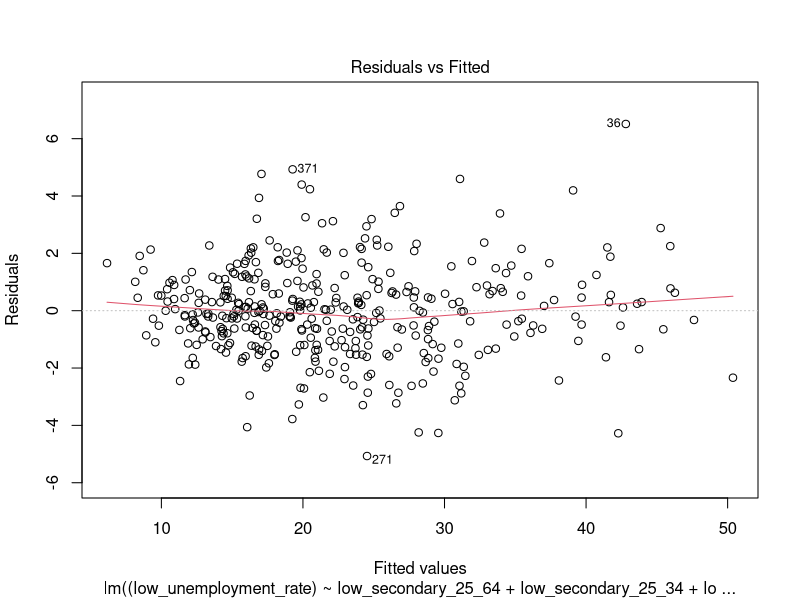
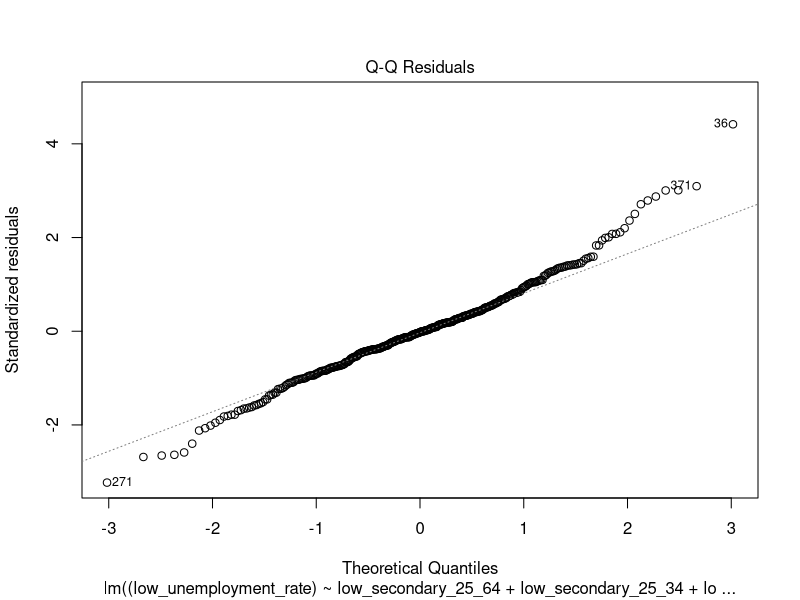
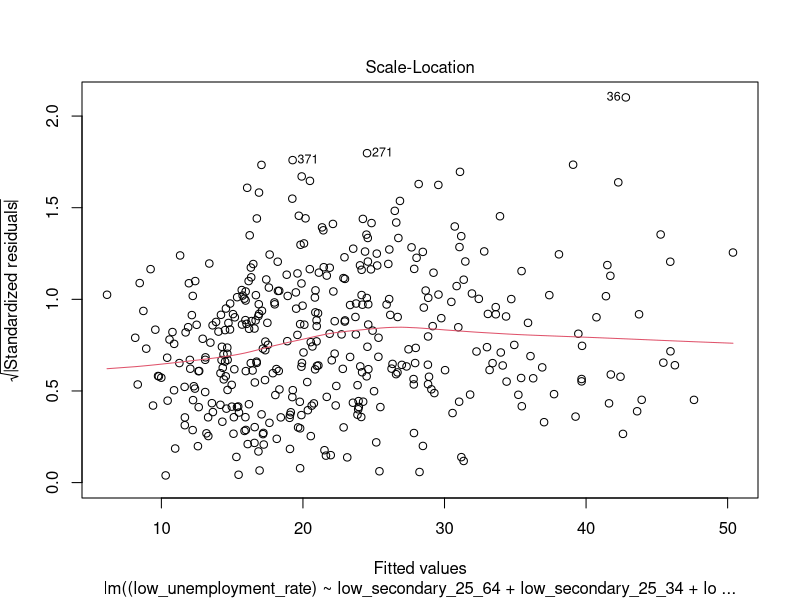
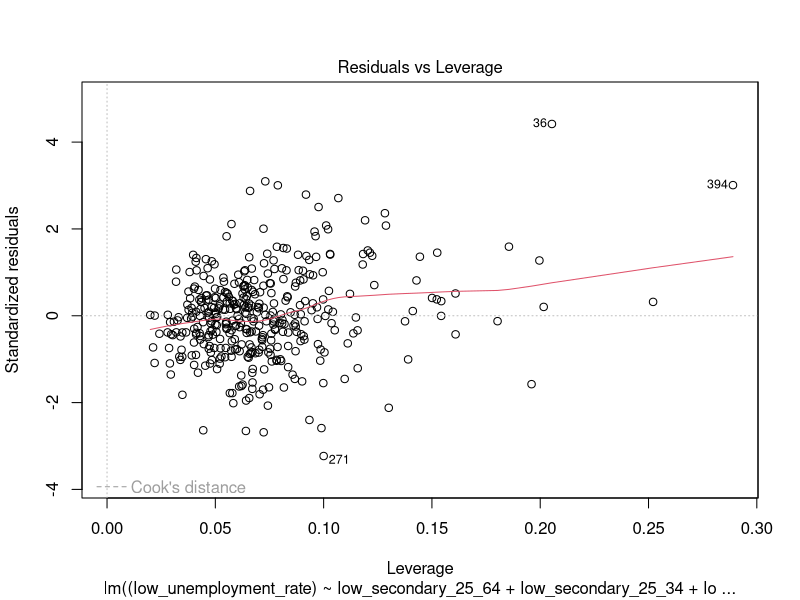
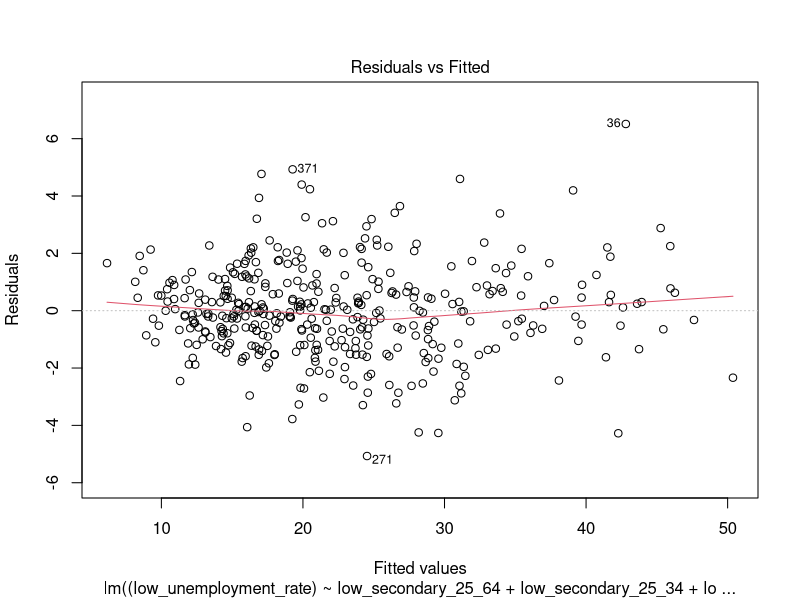

Write the R code that produced these figures, in order. (Note: this script raises an error after producing the figures.)
#Set the same seed
set.seed(123)

library(tidyverse)
library(dplyr)
library(MASS)
library(car)

data1 <- read.csv("./dataset1.csv")
data2 <- read.csv("./dataset2.csv")
summary(data1)
summary(data2)
#names of columns
names(data1)
names(data2)

#Mixing both datasets
mixedDf <- inner_join(data1, data2, by = c("CCAA", "Sex", "Year"))

#Remove NAs values
mixedDf <- na.omit(mixedDf)
summary(mixedDf)
dim(mixedDf)

#Rename variables
mixedDf <- mixedDf %>%
  rename(
    autonomous_community = CCAA,
    sex = Sex,
    year = Year,
    
    low_unemployment_rate = Lower_Unemployment_Rate,
    mid_unemployment_rate = Middle_Unemployment_Rate,
    high_unemployment_rate = Upper_Unemployment_Rate,
    
    low_secondary_25_64 = Inf_Secundaria_25_64,
    low_secondary_25_34 = Inf_Secundaria_25_34,
    low_secondary_55_64 = Inf_Secundaria_55_64,
    
    upper_secondary_25_64 = Segunda_Etapa_25_64,
    upper_secondary_25_34 = Segunda_Etapa_25_34,
    upper_secondary_55_64 = Segunda_Etapa_55_64,
    
    higher_education_25_64 = Superior_25_64,
    higher_education_25_34 = Superior_25_34,
    higher_education_55_64 = Superior_55_64,
    
    age12_suitability = Age12_Suitability,
    age15_suitability = Age15_Suitability,
    
    low_employment_25_64 = Lower_Emp_Rate_25_64,
    low_employment_25_34 = Lower_Emp_Rate_25_34,
    mid_employment_25_64 = Middle_Emp_Rate_25_64,
    mid_employment_25_34 = Middle_Emp_Rate_25_34,
    high_employment_25_64 = Upper_Emp_Rate_25_64,
    high_employment_25_34 = Upper_Emp_Rate_25_34,
    
    low_activity_25_64 = Lower_Activity_Rate_25_64,
    low_activity_25_34 = Lower_Activity_Rate_25_34,
    mid_activity_25_64 = Middle_Activity_Rate_25_64,
    mid_activity_25_34 = Middle_Activity_Rate_25_34,
    high_activity_25_64 = Upper_Activity_Rate_25_64,
    high_activity_25_34 = Upper_Activity_Rate_25_34
  )

# full_model using F1
full_model <- lm((low_unemployment_rate) ~ low_secondary_25_64 + low_secondary_25_34 + 
             low_secondary_55_64 + upper_secondary_25_64 + upper_secondary_25_34 + 
             upper_secondary_55_64 + higher_education_25_64 + higher_education_25_34 + higher_education_55_64 +
             age12_suitability + age15_suitability + mid_unemployment_rate + 
             high_unemployment_rate + low_employment_25_64 + low_employment_25_34 +
             mid_employment_25_64 + mid_employment_25_34 + high_employment_25_64 + 
             high_employment_25_34 + low_activity_25_64 + low_activity_25_34 +
             mid_activity_25_64 + mid_activity_25_34 + 
             high_activity_25_64 + high_activity_25_34 + sex + year, data = mixedDf)

#Plotting full_model
plot(full_model)

# Summary 
summary(full_model)

#Firstly we will detect and eliminate the noise
######Checking for outliers######
plot(full_model,1)

#Now we will compute the outlier_indicesby using the formula of studentized residuals
#This formula marks as outlier_indices the values that have, We divide the error of 
#each prediction by its estimated standard deviation calculated without that 
#observation, adjusted for its level of influence, and if that formula surpasses the 
#cooks_threshold of 3, it is marked as an outlier
studentized_residuals<- rstudent(full_model)
studentized_outlier_indices<- which(abs(res_stud) > 3)
print(outliers)

######Leverage points######
plot(full_model,5)
sort(cooks.distance(full_model))
#We can see that firstly the observations 36, 371 could be outlier_indicesin the 
#Residuals vs Fitted plot (line 43). 
#Moreover, looking a the the Residuals vs Leverage plot (line 50), 
#the values 36 and 394 could also be leverage points
#Additionaly, in lines 48 and 49 we computed the outlier_indiceswith the formula, with this
#we can see that the observations 268, 271, 368, 370, 373 and 391 are also outliers.
#We proceed with the elimination

influential_row_names<- c("36", "268", "271", "368", "370", "371", "373", "391", "394")

#Filter the original dataset finding the four values
mixedDfSubset <- mixedDf[!(rownames(mixedDf) %in% noise_names), ]

summary(mixedDfSubset)

#Now that the outlier_indicesand leverage points have been erased, we will create again our model

full_model_cleaned <- lm((low_unemployment_rate) ~ low_secondary_25_64 + low_secondary_25_34 + 
                  low_secondary_55_64 + upper_secondary_25_64 + upper_secondary_25_34 + 
                  upper_secondary_55_64 + higher_education_25_64 + higher_education_25_34 + higher_education_55_64 +
                  age12_suitability + age15_suitability + mid_unemployment_rate + 
                  high_unemployment_rate + low_employment_25_64 + low_employment_25_34 +
                  mid_employment_25_64 + mid_employment_25_34 + high_employment_25_64 + 
                  high_employment_25_34 + low_activity_25_64 + low_activity_25_34 +
                  mid_activity_25_64 + mid_activity_25_34 + 
                  high_activity_25_64 + high_activity_25_34 + sex + year, data = mixedDfSubset)
summary(full_model_cleaned)

#####Backward elimination#####

#For the first part of backward elimination, we will use the step() function in order to take
#the variables that could be relevant.
#This function does the backward elimination process by iteratively removing predictors
#in the model in order to optimise the AIC.
step_model <- step(full_model_cleaned, direction = "backward")
summary(step_model)
# Compare models using AIC and BIC - lowest is better
AIC(full_model_cleaned, step_model)
BIC(full_model_cleaned, step_model)
#Both the AIC and BIC went down, meaning that the reduced model is better

#We will plot now the Residuals vs Fitted plot
plot(step_model, 1)
#Kind of a linear trend
#Now we will check the distribution of the residuals
shapiro.test(residuals(step_model))
#Slightly below the standard significance level of 0.05 (0.04576), 
#meaning that the residuals do not follow a normal distribution.
#However, it is very close to the threshold, so we will assume the
#normality assumption as "nearly satisfied"

#Now we will go on with the backward elimination, this time manually to reduce the amount of 
#variables, as we have some that might not be useful. We will determine a significance level
#of: alpha = 0.05

#Firstly, we will take out the variable low_secondary_25_34 with p-value of 0.09949
step_model2 <- lm((low_unemployment_rate) ~ low_secondary_25_64 + low_secondary_55_64 + 
                   upper_secondary_25_34 + higher_education_25_34 + age12_suitability + age15_suitability +
                   mid_unemployment_rate + high_unemployment_rate + low_employment_25_64 + 
                   low_employment_25_34 + mid_employment_25_64 + high_employment_25_64 + high_employment_25_34 +
                   low_activity_25_64 + low_activity_25_34 + mid_activity_25_64 +
                   high_activity_25_64 + high_activity_25_34 + year, data = mixedDfSubset)
summary(step_model2)
plot(step_model2,1)
plot(step_model2,5)

# Compare models again by using AIC and BIC
AIC(step_model, step_model2)
BIC(step_model, step_model2)
#Although the AIC slightly increased (~ 1 unit more), the BIC also slightly decreased (by ~ 3 units)
#For our purpose, we will choose the model with less variables

#Delete higher_education_25_34 with p-value of 0.14719    
step_model3 <- lm((low_unemployment_rate) ~ low_secondary_25_64 + low_secondary_55_64 + 
                      upper_secondary_25_34 + age12_suitability + age15_suitability + mid_unemployment_rate + 
                      high_unemployment_rate + low_employment_25_64 + low_employment_25_34 + 
                      mid_employment_25_64 + high_employment_25_64 + high_employment_25_34 +
                      low_activity_25_64 + low_activity_25_34 + mid_activity_25_64 +
                      high_activity_25_64 + high_activity_25_34 + year, data = mixedDfSubset)

summary(step_model3)
#AIC and BIC tests
AIC(step_model2, step_model3)
BIC(step_model2, step_model3)
#Now, no significant changes have occurred on the AIC, however, the BIC has decreased, meaning that
#the step_model3 could be better, we will use this one.

#Delete low_secondary_25_64 with p-value of 0.072997
step_model4 <- lm((low_unemployment_rate) ~ low_secondary_55_64 + upper_secondary_25_34 + 
                      age12_suitability + age15_suitability + mid_unemployment_rate + 
                      high_unemployment_rate + low_employment_25_64 + low_employment_25_34 + 
                      mid_employment_25_64 + high_employment_25_64 + high_employment_25_34 +
                      low_activity_25_64 + low_activity_25_34 + mid_activity_25_64 +
                      high_activity_25_64 + high_activity_25_34 + year, data = mixedDfSubset)

summary(step_model4)
#AIC and BIC tests
AIC(step_model3, step_model4)
BIC(step_model3, step_model4)
#Finally, when deleting the low_secondary_25_64 predictor, both AIC and BIC increases drastically,
#meaning that the reduced model isn't the most appropiate one. Then, we will take the step_model3
#as our final model.

#Checking Collinearity
vif(step_model3)

#The are lots of related variables that we will have to remove
collinearity_reduced_model_1<- lm(
  low_unemployment_rate ~ low_secondary_55_64 + upper_secondary_25_34 + 
    age12_suitability + age15_suitability + mid_unemployment_rate + 
    high_unemployment_rate + sex + year, data = mixedDfSubset
)

summary(model_no_collinearity)
#Now we can see that the low_secondary_55_64 predictor has a high p-value, we will see if we
#have to delete it
collinearity_reduced_model_2<- lm(
  low_unemployment_rate ~ 
    upper_secondary_25_34 + age12_suitability + age15_suitability + mid_unemployment_rate + 
    high_unemployment_rate + sex + year, data = mixedDfSubset
)
summary(model_no_collinearity2)
AIC(model_no_collinearity, model_no_collinearity2)
BIC(model_no_collinearity, model_no_collinearity2)
#Both AIC and BIC reduces, meaning that the second model is more appropiate than the other

#Now we will also delete the variable age12_suitability as it has a p-value of 0.06713
collinearity_reduced_model_3 <- lm(
  low_unemployment_rate ~ 
    upper_secondary_25_34 + age15_suitability + mid_unemployment_rate + 
    high_unemployment_rate + sex + year, data = mixedDfSubset
)
summary(collinearity_reduced_model_3)
AIC(model_no_collinearity2, collinearity_reduced_model_3)
BIC(model_no_collinearity2, collinearity_reduced_model_3)
#AIC increased ~ 1 unit and BIC decreased ~ 2 units, therefore, we will consider the model with
#less variables
final_model<- collinearity_reduced_model_3

#check the collinearity again (It's correct now)
vif(finalModel)

#confidence intervals
confint(finalModel)

###### INFERENCE: F-TEST ######
# H0: beta_1 = beta_2 = ... = beta_6 = 0
# H1: At least one beta_i != 0

#1. Obtain summary statistics
final_model_summary<- summary(finalModel)
n <- nrow(mixedDfSubset)
p <- length(coef(finalModel)) - 1

# 2. Calculate the F-statistic
TSS <- sum((mixedDfSubset$low_unemployment_rate - mean(mixedDfSubset$low_unemployment_rate))^2)
RSS <- deviance(finalModel)
df_num <- p
df_den <- n - (p + 1)

Fstat <- ((TSS - RSS)/df_num)/(RSS/df_den)

#3. Critical value F alpha (alpha = 0.05)
F_alpha <- qf(0.05, df_num, df_den, lower.tail = FALSE)

#4. Final decision
reject_H0_F <- Fstat > F_alpha
p_val_F <- pf(Fstat, df_num, df_den, lower.tail = FALSE)

cat("F-statistic:", Fstat, "\nF-critical:", F_alpha, "\nReject H0:", 
    reject_H0_F, "\nP-value:", p_val_F)
#The fact that the null hypothesis is rejected means that our model with 6 variables
#is better than the model given by the average


###### INFERENCE: T-TESTS ######
#We extract the summary of our final model
final_model_coeff_summary= summary(finalModel)

#The coefficients table includes Estimates, Std. Errors, t-values, and p-values
mods$coefficients
#Hypothesis test for a specific parameter (year)
#H0: beta_year = 0 (year has no effect on Unemployment)
#H1: beta_year != 0 (year is a significant predictor)

#Extracting the t-statistic and p-value from the summary
#["year", 3] is the t-value, ["year", 4] is the Pr(>|t|)
#We look for the row "year"
beta_year_test <- mods$coefficients["year", 3]
p_value_year <- mods$coefficients["year", 4]

#Print the test statistic and p-value from R's calculation
beta_year_test
p_value_year

#Let's compute it manually for the "year" variable:
#t = Estimate / Std. Error
t_year <- mods$coefficients["year", "Estimate"] / mods$coefficients["year", "Std. Error"]
t_year

#What is the critical value setting a significance level of 0.05?
#Degrees of freedom: n - (p + 1) -> finalModel$df.residual
alpha_level <- 0.05
t_crit_upp <- qt(alpha_level/2, finalModel$df.residual, lower.tail = FALSE) 
t_crit_upp

#We can see that the distribution is symetric
#We don't really need t_crit_low because we use absolute values for a two-tailed test.
t_crit_low <- qt(alpha_level/2, finalModel$df.residual)
t_crit_low

#Compare values: We reject H0 if |t| > t_crit_upp
abs(t_year) > t_crit_upp
#We reject H0, meaning that the year is a significant predictor in our model


#Hypothesis test for upper_secondary_25_34 parameter
#H0: beta_upper_secondary_25_34 = 0 (upper_secondary_25_34 has no effect on Unemployment)
#H1: beta_upper_secondary_25_34 != 0 (upper_secondary_25_34 is a significant predictor)

#Extracting the t-statistic and p-value from the summary
#["upper_secondary_25_34", 3] is the t-value, ["upper_secondary_25_34", 4] is the Pr(>|t|)
#We look for the row "upper_secondary_25_34"
beta_segunda_25_34_test <- mods$coefficients["upper_secondary_25_34", 3]
p_value_segunda_25_34 <- mods$coefficients["upper_secondary_25_34", 4]

#Print the test statistic and p-value from R's calculation
beta_segunda_25_34_test
p_value_segunda_25_34

#Let's compute it manually for the "upper_secondary_25_34" variable:
#t = Estimate / Std. Error
t_segunda_25_34 <- mods$coefficients["upper_secondary_25_34", "Estimate"] / mods$coefficients["upper_secondary_25_34", "Std. Error"]
t_segunda_25_34

#Compare values: We reject H0 if |t| > t_crit_upp
abs(t_segunda_25_34) > t_crit_upp
#We reject H0, meaning that the upper_secondary_25_34 is a significant predictor in our model


#Hypothesis test for mid_unemployment_rate parameter
#H0: beta_mid_unemployment_rate = 0 (mid_unemployment_rate has no effect on Unemployment)
#H1: beta_mid_unemployment_rate != 0 (mid_unemployment_rate is a significant predictor)

#Extracting the t-statistic and p-value from the summary
#["mid_unemployment_rate", 3] is the t-value, ["mid_unemployment_rate", 4] is the Pr(>|t|)
#We look for the row "mid_unemployment_rate"
beta_mid_unemployment_rate_test <- mods$coefficients["mid_unemployment_rate", 3]
p_value_mid_unemployment_rate <- mods$coefficients["mid_unemployment_rate", 4]

#Print the test statistic and p-value from R's calculation
beta_mid_unemployment_rate_test
p_value_mid_unemployment_rate

#Let's compute it manually for the "mid_unemployment_rate" variable:
#t = Estimate / Std. Error
t_mid_unemployment_rate <- mods$coefficients["mid_unemployment_rate", "Estimate"] / mods$coefficients["mid_unemployment_rate", "Std. Error"]
t_mid_unemployment_rate

#Compare values: We reject H0 if |t| > t_crit_upp
abs(t_mid_unemployment_rate) > t_crit_upp
#We reject H0, meaning that the mid_unemployment_rate is a significant predictor in our model

summary(finalModel)
#Hypothesis test for mid_unemployment_rate parameter
#H0: beta_age15_suitability = 0 (mid_unemployment_rate has no effect on Unemployment)
#H1: beta_age15_suitability != 0 (mid_unemployment_rate is a significant predictor)

#Extracting the t-statistic and p-value from the summary
#["high_unemployment_rate", 3] is the t-value, ["high_unemployment_rate", 4] is the Pr(>|t|)
#We look for the row "high_unemployment_rate"
beta_high_unemployment_rate_test <- mods$coefficients["high_unemployment_rate", 3]
p_value_high_unemployment_rate <- mods$coefficients["high_unemployment_rate", 4]

#Print the test statistic and p-value from R's calculation
beta_high_unemployment_rate_test
p_value_high_unemployment_rate

#Let's compute it manually for the "high_unemployment_rate" variable:
#t = Estimate / Std. Error
t_high_unemployment_rate <- mods$coefficients["high_unemployment_rate", "Estimate"] / mods$coefficients["high_unemployment_rate", "Std. Error"]
t_high_unemployment_rate

#Compare values: We reject H0 if |t| > t_crit_upp
abs(t_high_unemployment_rate) > t_crit_upp
#We reject H0, meaning that the high_unemployment_rate is a significant predictor in our model
summary(finalModel)
#Hypothesis test for age15_suitability parameter
#H0: beta_age15_suitability = 0 (age15_suitability has no effect on Unemployment)
#H1: beta_age15_suitability != 0 (age15_suitability is a significant predictor)

#Extracting the t-statistic and p-value from the summary
#["age15_suitability", 3] is the t-value, ["age15_suitability", 4] is the Pr(>|t|)
#We look for the row "age15_suitability"
beta_age15_suitability_test <- mods$coefficients["age15_suitability", 3]
p_value_age15_suitability <- mods$coefficients["age15_suitability", 4]

#Print the test statistic and p-value from R's calculation
beta_age15_suitability_test
p_value_age15_suitability

#Let's compute it manually for the "age15_suitability" variable:
#t = Estimate / Std. Error
t_age15_suitability <- mods$coefficients["age15_suitability", "Estimate"] / mods$coefficients["age15_suitability", "Std. Error"]
t_age15_suitability

#Compare values: We reject H0 if |t| > t_crit_upp
abs(t_age15_suitability) > t_crit_upp
#We reject H0, meaning that the age15_suitability is a significant predictor in our model


#Hypothesis test for sexMale parameter
#H0: beta_sex = 0 (sexMale has no effect on Unemployment)
#H1: beta_sex != 0 (sexMale is a significant predictor)

#Extracting the t-statistic and p-value from the summary
#["sexMale", 3] is the t-value, ["sexMale", 4] is the Pr(>|t|)
#We look for the row "sexMale"
beta_sexMale_test <- mods$coefficients["sexMale", 3]
p_value_sexMale <- mods$coefficients["sexMale", 4]

#Print the test statistic and p-value from R's calculation
beta_sexMale_test
p_value_sexMale

#Let's compute it manually for the "sexMale" variable:
#t = Estimate / Std. Error
t_sexMale <- mods$coefficients["sexMale", "Estimate"] / mods$coefficients["sexMale", "Std. Error"]
t_sexMale

#Compare values: We reject H0 if |t| > t_crit_upp
abs(t_sexMale) > t_crit_upp
#We reject H0, meaning that the age15_suitability is a significant predictor in our model

###############################
# MODEL DIAGNOSTICS FOR THE FINAL MODEL
###############################

#Diagnostic plots for the final model
plot(finalModel,1)
plot(finalModel,2)
plot(finalModel,3)
plot(finalModel,4)
plot(finalModel,5)

#We are going to remove the observation with large cook's distance to see the impact of them

cooks_distances<- cooks.distance(finalModel)
cooks_threshold<- 4/nrow(mixedDfSubset)
cooks_outlier_indices <- which(cooks_distances> threshold)

data_clean <- mixedDfSubset[-outliers,]

final_model_without_influential<- lm(
  low_unemployment_rate ~ 
    upper_secondary_25_34 + age15_suitability + mid_unemployment_rate + 
    high_unemployment_rate + sex + year, data = data_clean
)
summary(finalModel)
summary(model_clean)

#The model without the outlier_indices has a larger R^2 and the variables sex and year become less important
#due to their high p-value. So, we can conclude that those variables were highly influenced by the outliers.

##########   RESULTS   ##########
#The residuals appear randomly scattered around zero,
#suggesting that the linearity assumption is reasonably satisfied.
#The Q-Q plot shows that most residuals lie close to the theoretical line, 
#indicating approximate normality with some deviations in the extreme values.

#The diagnostic plots suggest that the main assumptions of the
#linear regression model are reasonably satisfied

#Normality test for residuals
shapiro.test(residuals(finalModel))
#Looking at the results of the shapiro test we could say that the residuals don't follow a normal distribution.
#However, we've analyzed the Q-Q plot and concluded that they follow a normal distribution with
#a small deviation on the upper tail


#Confidence interval of the final model
confint(finalModel)

##########   TRAINING/TESTING   ##########

#We are going to split the dataset in 70% Training and 30% Testing

train_index <- sample(1:nrow(mixedDfSubset), 0.7 * nrow(mixedDfSubset))

train_data <- mixedDfSubset[train_index, ]
test_data <- mixedDfSubset[-train_index, ]

training_model<- lm(
  low_unemployment_rate ~ 
    upper_secondary_25_34 + age15_suitability + mid_unemployment_rate + 
    high_unemployment_rate + sex + year, data = train_data
)

#Now let's do the predictions using the training model
predictions <- predict(model_train, newdata = test_data)

#Let's compute the prediction and confidence intervals
final_intervals <- predict(model_train, newdata = test_data, interval = "prediction")
final_confidence <- predict(model_train, newdata = test_data, interval = "confidence")

#We will create a matrix showing the real values, the predicted values and both the confidence
#and prediction intervals
results_comparison <- cbind(Actual = test_data$low_unemployment_rate, 
                            Fit = final_intervals[,"fit"],
                            LWR_Prediction = final_intervals[,"lwr"],
                            UPR_Prediction = final_intervals[,"upr"],
                            LWR_Confidence = final_confidence[,"lwr"],
                            UPR_Confidence = final_confidence[,"upr"])

head(results_comparison)
